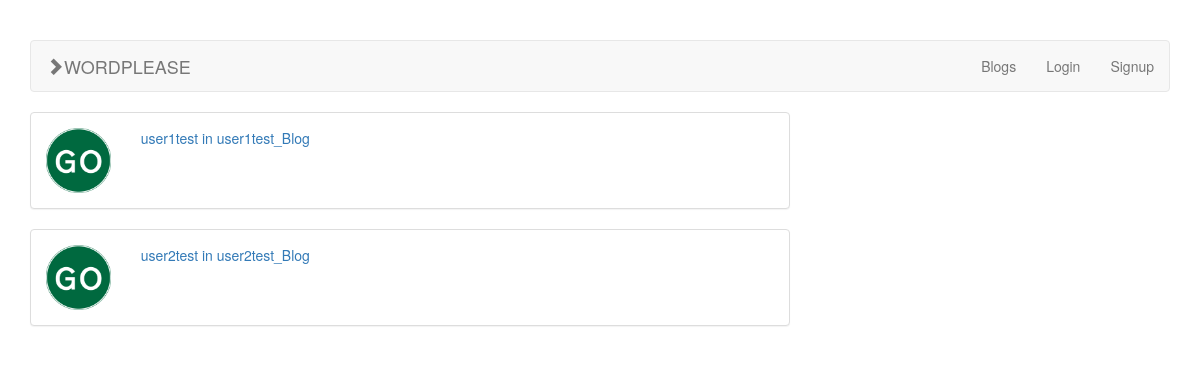
Screenshot of /blog/ with the database file from the repository.
### blogs/models.py (models this page shows, shortened)
class Blog(models.Model):
    title = models.CharField(max_length=100)
    author = models.OneToOneField(User, related_name='blog')
    created_at = models.DateField(auto_now_add=True)
    slug = models.SlugField(max_length=100, unique=True)

### blogs/blog_views.py (the view)
# urls.py: url(r'^blog/$', BlogListView.as_view(), name='blog-list'),
class BlogListView(APIView):
    renderer_classes = [TemplateHTMLRenderer]
    template_name = 'blogs.html'
    serializer_class = BlogSerializer
    authentication_classes = (SessionAuthentication, BasicAuthentication)
    def get(self, request, format=None):
        categories = utils.get_all_visible_categories()
        auth = request.user.is_authenticated()
        return Response(
            {'blogs': Blog.objects.all(), 'user': auth, 'categories': categories, 'logged_in_user': request.user})

### blogs/utils.py (called while the page is built)
def get_all_visible_categories():
    return Category.objects.filter(hidden=False)

### blogs/templates/blogs.html
{% extends 'base.html' %}
{% load rest_framework %}
{% load static %}
{% block content %}
    <div class="col-md-8" style="padding-right: 0; padding-left: 0;">
        {% for blog in blogs %}
            <a href="{% url 'blog-post-details' username=blog.author.username %}">
                <div class="panel panel-default">
                    <div class="panel-body">
                        <div class="row">
                            <div class="col-md-9 col-sm-9 col-xs-9">
                                <div class="row">
                                    <div class="col-md-2 col-sm-2 col-xs-2">
                                        <img style="width: 100%;display: block;" src="{% static "go.gif" %}">
                                    </div>
                                    <div class="col-md-10 col-sm-10 col-xs-10">
                                        <span>{{ blog.author }} in {{ blog.title }}</span><br>
                                    </div>
                                </div>
                            </div>
                            <div class="col-md-3 col-sm-3 col-xs-3">
                            </div>
                        </div>
                    </div>
                </div>
            </a>
        {% endfor %}
    </div>
    <div class="col-md-4"></div>
{% endblock %}

### rows the page displays
Blog: author "user1test", title "user1test_Blog"
Blog: author "user2test", title "user2test_Blog"
